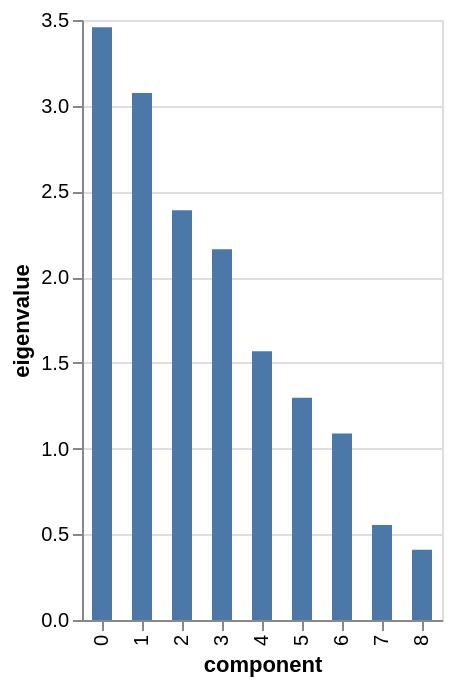

Notebook source saved alongside this figure:
### Markdown cell above
##### <span style="color:purple">**Question:** What do you think of the inertia carried by each axis?</span>

- Consider the `eigenvalues_summary` function
- and/or view the `scree_plot`

### Code cell
### TO BE COMPLETED ###
display(famd.eigenvalues_summary)

famd.scree_plot()

### Figure 1 — Vega-Lite specification as saved in the notebook (floating-point values rounded to 4 significant figures)
{"config": {"view": {"continuousWidth": 300, "continuousHeight": 300}}, "data": {"name": "data-138a63d8827d02441dbe3436e2fa1ff3"}, "mark": {"type": "bar", "size": 10}, "encoding": {"tooltip": [{"field": "component", "type": "nominal"}, {"field": "eigenvalue", "type": "quantitative"}, {"field": "% of variance", "type": "quantitative"}, {"field": "% of variance (cumulative)", "type": "quantitative"}], "x": {"field": "component", "sort": ["0", "1", "2", "3", "4", "5", "6", "7", "8"], "type": "nominal"}, "y": {"field": "eigenvalue", "type": "quantitative"}}, "$schema": "https://vega.github.io/schema/vega-lite/v6.1.0.json", "datasets": {"data-138a63d8827d02441dbe3436e2fa1ff3": [{"component": "0", "eigenvalue": 3.458, "% of variance": 21.61, "% of variance (cumulative)": 21.61}, {"component": "1", "eigenvalue": 3.074, "% of variance": 19.22, "% of variance (cumulative)": 40.83}, {"component": "2", "eigenvalue": 2.39, "% of variance": 14.94, "% of variance (cumulative)": 55.77}, {"component": "3", "eigenvalue": 2.162, "% of variance": 13.51, "% of variance (cumulative)": 69.28}, {"component": "4", "eigenvalue": 1.567, "% of variance": 9.794, "% of variance (cumulative)": 79.07}, {"component": "5", "eigenvalue": 1.296, "% of variance": 8.101, "% of variance (cumulative)": 87.18}, {"component": "6", "eigenvalue": 1.089, "% of variance": 6.804, "% of variance (cumulative)": 93.98}, {"component": "7", "eigenvalue": 0.5541, "% of variance": 3.463, "% of variance (cumulative)": 97.44}, {"component": "8", "eigenvalue": 0.4092, "% of variance": 2.558, "% of variance (cumulative)": 100.0}]}}
